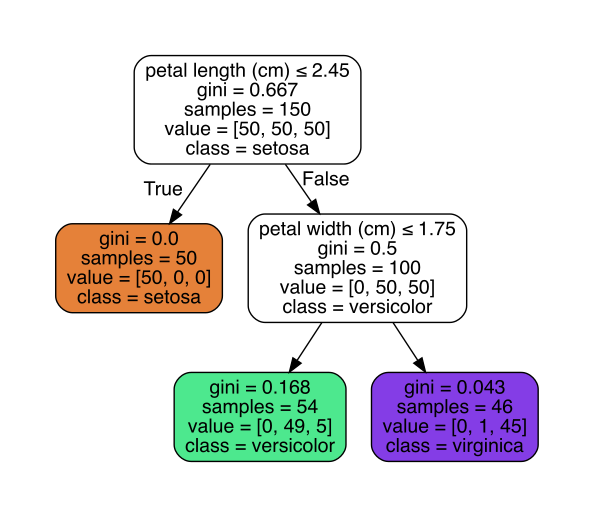

Python code for this plot:
# import ipdb
from sklearn import tree
from sklearn.datasets import load_iris
import graphviz
from sklearn.tree import DecisionTreeClassifier
# import sklearn.tree.export
# from sklearn.tree.export import export_text

iris = load_iris()
our_tree = tree.DecisionTreeClassifier(min_impurity_decrease=0.1)
our_tree = our_tree.fit(iris.data, iris.target)

# plot the graph
dot_data = tree.export_graphviz(our_tree,
                                out_file=None,
                                feature_names=iris.feature_names,
                                class_names=iris.target_names,
                                filled=True,
                                rounded=True,
                                special_characters=True)
graph = graphviz.Source(dot_data)
graph.render("tree_iris")
